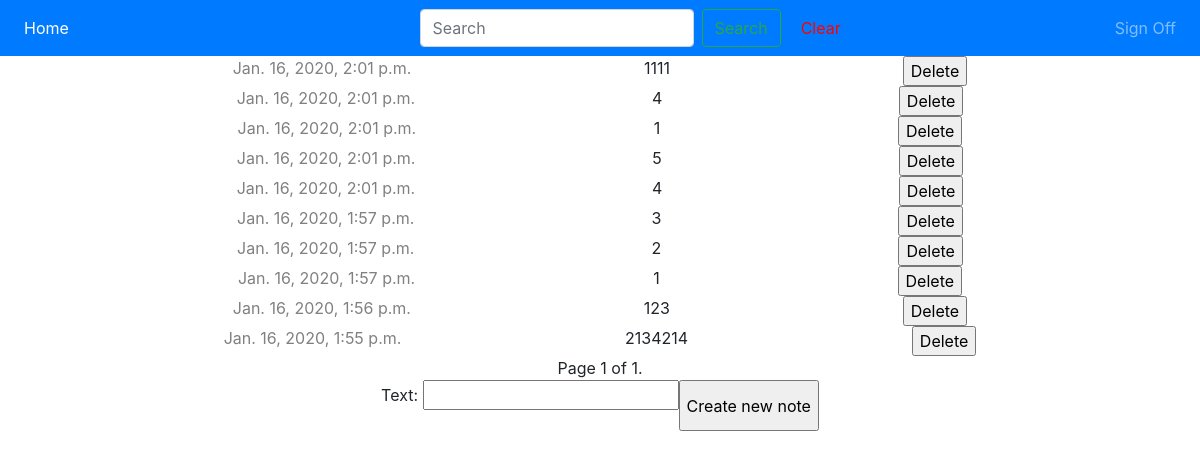
/ (signed in), run on the app's committed database.
### list/models.py (models this page shows)
class Note(models.Model):
    text = models.CharField(max_length=1000)
    creator = models.ForeignKey(User, on_delete=models.CASCADE, related_name='notes')
    created_at = models.DateTimeField(auto_now=True)
    class Meta:
        ordering = ['-created_at', ]

### list/views.py (the view)
# urls.py: path('', Notes.as_view(), name='list'),
class Notes(ListView):
    model = Note
    template_name = 'list/index.html'
    paginate_by = 10
    def get_queryset(self):
        queryset = super().get_queryset()
        if self.request.user.is_authenticated:
            queryset = queryset.filter(creator=self.request.user)
        if self.request.GET.get('search'):
            queryset = queryset.filter(text__icontains=self.request.GET.get('search'))
        return queryset
    def get_context_data(self, *, object_list=None, **kwargs):
        context = super().get_context_data(object_list=object_list, **kwargs)
        context.update({
            'note_form': NoteForm
        })
        return context

### templates/list/index.html (shortened to what this page needs)
{% extends 'base.html' %}
{% block content %}
    {% if request.user.is_authenticated %}
        {% for note in object_list %}
            <div style="display: flex;
    justify-content: space-evenly;">
                <div style="color: gray">{{ note.created_at }}</div>
                <div>{{ note.text }}</div>
                <form action="{% url 'note_delete' note.pk %}" method="post">
                    <input type="submit" value="Delete">
                </form>
            </div>
        {% endfor %}
        {% if object_list %}
            <div class="pagination" style="display: flex;
    justify-content: center;">
            <span class="step-links">
                <span class="current">
                    Page {{ page_obj.number }} of {{ page_obj.paginator.num_pages }}.
                </span>
            </span>
            </div>
        {% endif %}
        <form style="display: flex;
    justify-content: center;" action="{% url 'note_create' %}" method="post">
            {{ note_form.as_p }}
            <input type="submit" value="Create new note">
        </form>
    {% else %}
        <div>
            <div>
                You are not authorized user <a href="{% url 'login' %}">Log in</a>
            </div>
        </div>
    {% endif %}
{% endblock %}

### templates/base.html (shortened to what this page needs)
<!DOCTYPE html>
<html lang="en">
<head>
    <link rel="stylesheet"
          href="https://stackpath.bootstrapcdn.com/bootstrap/4.4.1/css/bootstrap.min.css"
>
    <link rel="stylesheet" href="//code.jquery.com/ui/1.12.1/themes/base/jquery-ui.css">
</head>
<body>
<nav class="navbar navbar-dark bg-primary navbar-expand-lg">
    <div class="collapse navbar-collapse" id="navbarSupportedContent">
        <ul class="navbar-nav mr-auto">
            <li class="nav-item active">
                <a class="nav-link" href="{% url 'list' %}">Home </a>
            </li>
        </ul>
        <a class="nav-link" href="#">Home <span class="sr-only">(current)</span></a>
        <form class="form-inline my-2 my-lg-0">
            <input class="form-control mr-sm-2" type="search" placeholder="Search"
                   aria-label="Search" name="search">
            <button class="btn btn-outline-success my-2 my-sm-0" type="submit">Search</button>
        </form>
        <a style="color: red;
    margin-left: 20px;" href="{% url 'list' %}">Clear</a>
        <ul class="navbar-nav ml-auto">
            {% if not request.user.is_authenticated %}
                <li class="nav-item">
                    <a class="nav-link" href="{% url 'login' %}">Sign In</a>
                </li>
                <li class="nav-item">
                    <a class="nav-link" href="{% url 'register' %}">Sign Up</a>
                </li>
            {% else %}
                <li class="nav-item">
                    <a class="nav-link" href="{% url 'logout' %}">Sign Off</a>
                </li>
            {% endif %}
        </ul>
    </div>
</nav>
{% block content %}
{% endblock %}
</body>
</html>

### data on the page
Note: created_at "Jan. 16, 2020, 2:01 p.m.", text "1111"
Note: created_at "Jan. 16, 2020, 2:01 p.m.", text "4"
Note: created_at "Jan. 16, 2020, 2:01 p.m.", text "1"
Note: created_at "Jan. 16, 2020, 2:01 p.m.", text "5"
Note: created_at "Jan. 16, 2020, 2:01 p.m.", text "4"
Note: created_at "Jan. 16, 2020, 1:57 p.m.", text "3"
Note: created_at "Jan. 16, 2020, 1:57 p.m.", text "2"
Note: created_at "Jan. 16, 2020, 1:57 p.m.", text "1"
Note: created_at "Jan. 16, 2020, 1:56 p.m.", text "123"
Note: created_at "Jan. 16, 2020, 1:55 p.m.", text "2134214"

### other printed values
{{ page_obj.number }} "1"
{{ page_obj.paginator.num_pages }} "1"
